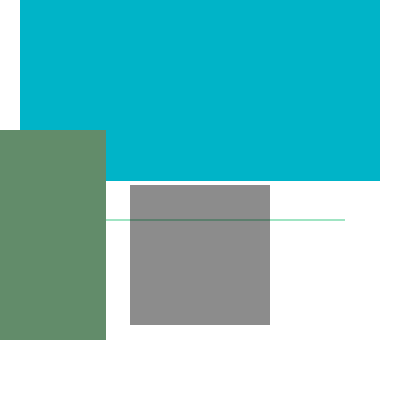
Frame 1 (no input)
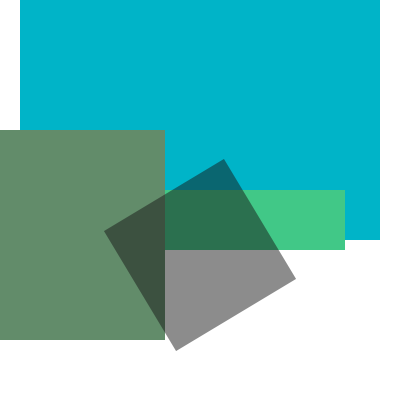
Frame 60 (the mouse pressed at the canvas centre just before this capture)
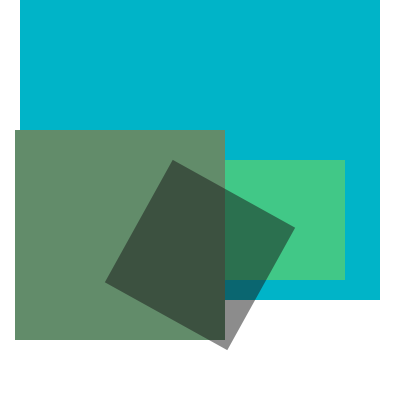
Frame 120 (the mouse held since frame 60 and released just before this capture)

The Processing sketch that drew these frames (run headless with seeded random() and noise(); from frame 60 on, the mouse is pressed at the canvas centre):

// Processing sketch: rotate_play
// ── rotate_play.pde
float angle;

void setup() {
  size(400, 400);
  angle = 0;
  background(255);
  rectMode(CENTER);
  noStroke();
}

void draw() {
  // Clear screen with white
  fill(255);
  rect(200, 200, 400, 400); // white background

  // OUTER blue square
  fill(0, 180, 200);
  rect(200, frameCount % height, 360, 360); // use modulo to keep within bounds

  // MIDDLE 1 - light green growing vertically
  fill(65, 200, 135);
  rect(200, 220, 290, frameCount % height);

  // MIDDLE 2 - dark green moving horizontally
  fill(98, 140, 106);
  rect(frameCount % width, 235, 210, 210);

  // INNER - rotating dark transparent square
  pushMatrix(); 
  translate(200, 255); // move origin to center of rotating square
  rotate(radians(angle));
  fill(20, 20, 20, 125);
  rect(0, 0, 140, 140); // draw centered on new origin
  popMatrix();

  // Increase angle
  angle += 1;
}

void mousePressed() {
  println("(" + mouseX + ", " + mouseY + ")");
  println("ode to the square");

  fill(0);
  textSize(25);
  textAlign(CENTER, CENTER);
  text("rotating squares", 250, 100);
  
  save("homage2squalbers.png");
}
